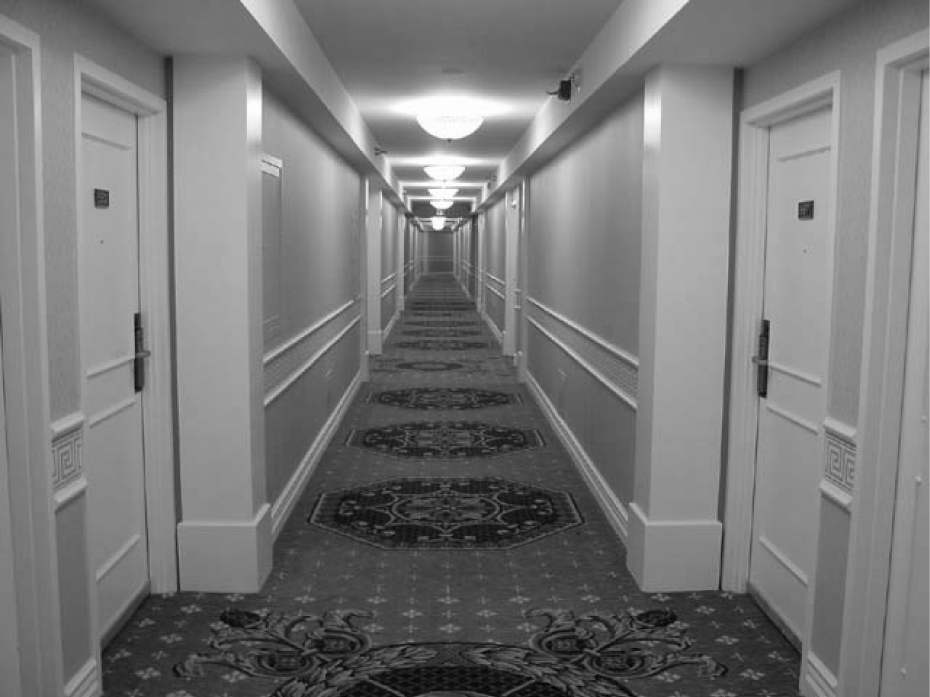
%> input picture ex3/corridor.png, 930 x 697 px
$ octave edge_2006.m   (GNU Octave 9; MATLAB toolbox functions it lacks are replaced by stand-ins)
%> lines starting %> are read from the running program, lines starting %| are printed output that depends on the picture
### ex3/houghradon.m
function [H,Xp]=houghradon(i,theta)

[H,Xp]=radon(i,theta);

### ex3/draw_lines.m
function [XX,YY] = draw_lines(L, X, Y, lt)

if nargin < 4
   lt = '-';
end
if nargin < 3
   if nargin < 2
      lt = '-';
   else
      lt = X;
   end
   V = axis;
   X = V(1:2); Y = V(3:4);

   hold on

end


i = find(abs(L(:,1)) < abs(L(:,2)));
j = find(abs(L(:,1)) >= abs(L(:,2)));

YY1 = -L(i,1)./L(i,2)*X + -L(i,3)./L(i,2)*ones(size(X));
XX1 = ones(length(i),1)*X;

XX2 = -L(j,2)./L(j,1)*Y + -L(j,3)./L(j,1)*ones(size(Y));
YY2 = ones(length(j),1)*Y;

XX = [XX1' XX2'];
YY = [YY1' YY2'];

[foo,k] = sort([i; j]);
plot(XX(:,k),YY(:,k),lt)

if nargin < 3
hold off
end

### ex3/edge_2006.m
% Hough accumulation

clear all
close all

% Start by making image

im=zeros(16);
im(1,1)=1;
im(5,5)=1;
im(8,8)=1;
im(1,16)=1;
im(16,1) = 1;
figure
imshow(im)

% The question is, are these point on a line?
% That is, is there a line y=ax+b that passes
% through these points for some values of
% a and b?

% Take every x,y coordinate from the given image and plug it into
% the equation b=-xa+y AS PARAMETERS. Then vary a over some
% predefined interval and take a look at the lines produced by this:
% y = ax + b

figure

% Point 1, x=1, y=1, b=-a+1

a=-5:5
b=-a+1
plot(a,b,'r')
hold on

% Point 2, x=5, y=5, b=-5a+5

a=-5:5
b=-5*a+5
plot(a,b,'g')

% Point 3, x=9, y=9, b=-9a+9

a=-5:5
b=-8*a+8
plot(a,b,'b')

% Point 4, x = 1, y = 16; b = -a + 16
a=-5:5
b=-a+16
plot(a,b,'k');

% Point 5 x = 16, y = 1; b = -16a + 1
a=-5:5
b=-16*a+1
plot(a,b,'y');

grid on
axis([-10 10 -20 20])
xlabel('a')
ylabel('b')
%> figure, not shown here; curve peaks at x = -5, y = 6; curve peaks at x = -5, y = 30, above the top of the axes


%% What could the accumulator matrix look like
acc=zeros(11,176);
figure

a=-5:5
b=-a+1
for x=1:length(a)
    acc(a(x)+6,b(x)+80)=acc(a(x)+6,b(x)+80)+1;
end
imshow(acc,[])
xlabel('b'),ylabel('a')

a=-5:5
b=-5*a+5
for x=1:length(a)

    acc(a(x)+6,b(x)+80)=acc(a(x)+6,b(x)+80)+1;
end
imshow(acc,[])
xlabel('b'),ylabel('a')

a=-5:5
b=-9*a+9
for x=1:length(a)
    acc(a(x)+6,b(x)+80)=acc(a(x)+6,b(x)+80)+1;
end
imshow(acc,[])
xlabel('b'),ylabel('a')

figure
mesh(acc)

%% Hough transform example 1

clear all
close all

i=zeros(11);
for j=3:9
  i(j,j)=1;
  i(j+3,j) = 1;
end

figure
colormap(gray(2))
imagesc(i);
grid on
set(gca,'xcolor','w')
set(gca,'ycolor','w')
axis image

theta=0:179;
[iH,Xp]=houghradon(i,theta);
figure
imagesc(theta,Xp,iH)
colormap(cool)
colorbar
xlabel('\theta (degrees)')
ylabel('\rho (pixels from center)')
grid on

%% Hough transform example 2

clear all
close all

i=zeros(11);
for j=3:9
  i(j,j)=1;
end

i(5,5)=0;
i(7,7)=0;

figure
colormap(gray(2))
imagesc(i);
grid on
set(gca,'xcolor','w')
set(gca,'ycolor','w')
axis image

theta=0:179;
[iH,Xp]=houghradon(i,theta);
figure
imagesc(theta,Xp,iH)
colormap(cool)
colorbar
xlabel('\theta (degrees)')
ylabel('\rho (pixels from center)')
grid on
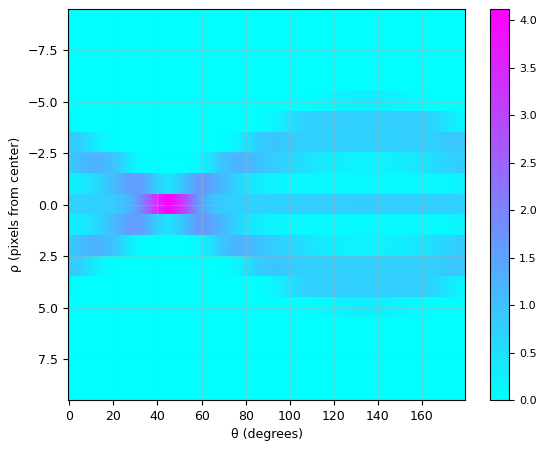
%> figure redrawn from the program's plot data

%% Hough transform example 3


clear all
close all

i=imread('corridor.png');
%> i is the input picture: size 697x930x3 uint8; min 1, max 255, mean 120.4
ig=double(rgb2gray(i));

figure
imshow(ig,[min(min(ig)) max(max(ig))])
%%
h1=fspecial('sobel');
h2=h1';
igh=imfilter(ig,h1);
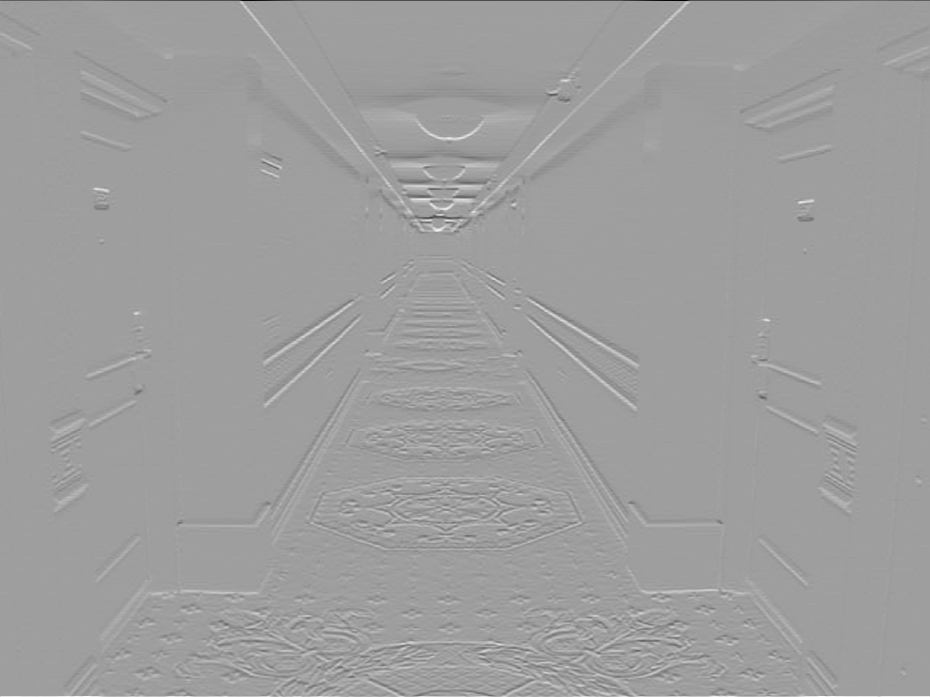
%> igh: size 697x930 double; min -930, max 568, mean 0.3; drawn with min black and max white
igv=imfilter(ig,h2);
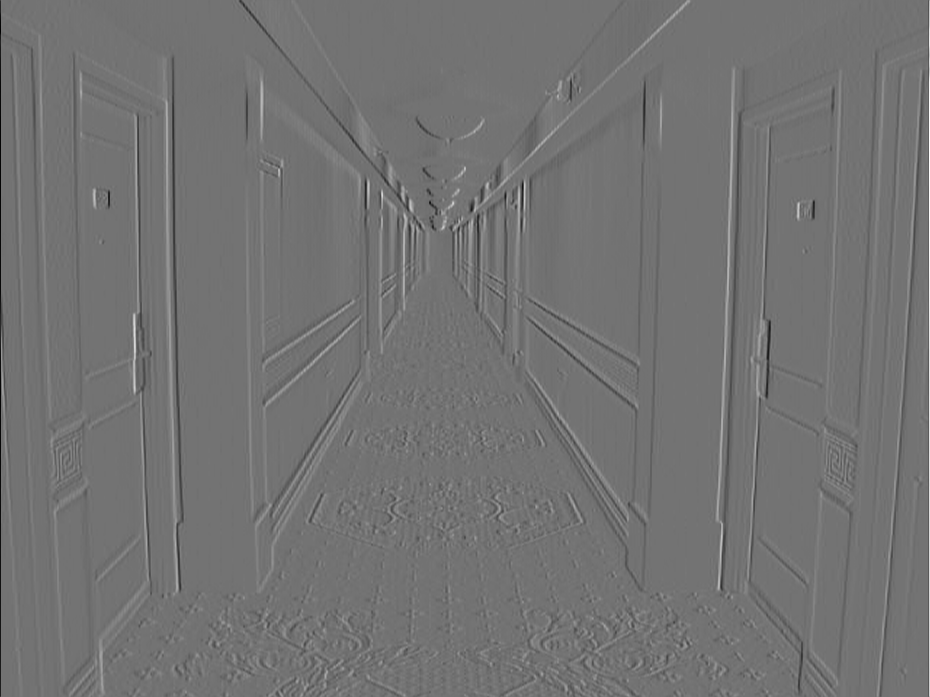
%> igv: size 697x930 double; min -588, max 715, mean -0.2; drawn with min black and max white
igs=abs(igh)+abs(igv);
imshow(igh,[min(min(igh)), max(max(igh))])
%%
imshow(igv,[min(min(igv)), max(max(igv))])
%%
figure
imshow(igs,[min(min(igs)) max(max(igs))])
%%
igsT=igs>170;
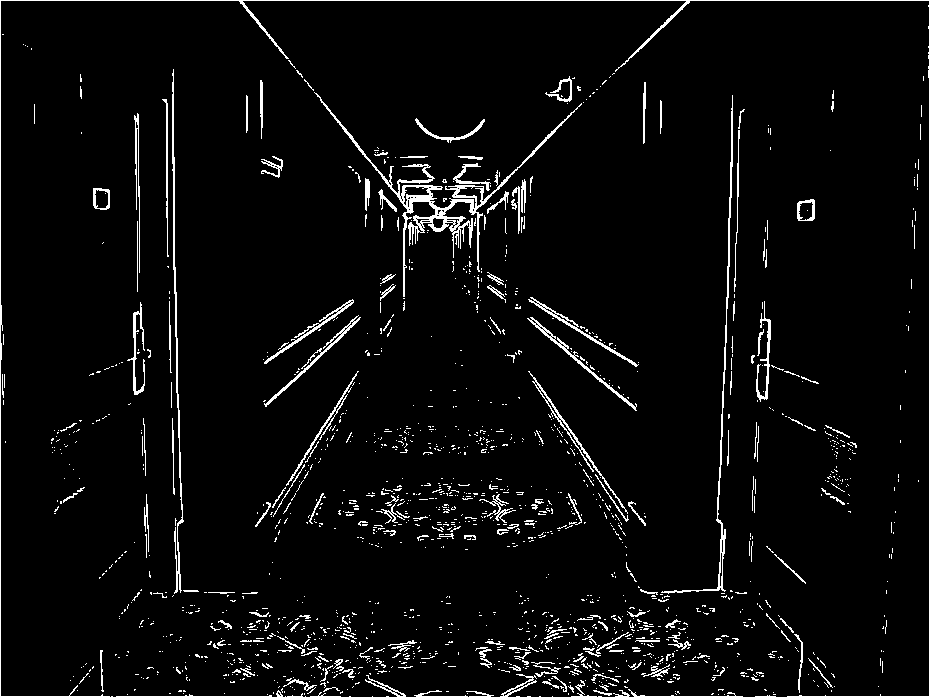
%> igsT: size 697x930 logical; 4.3% white in thin lines or dots
figure
imshow(igsT)

theta=0:179;
[igsH,Xp]=houghradon(igsT,theta);
%> in houghradon (call 3), `[H,Xp]=radon(i,theta);`:
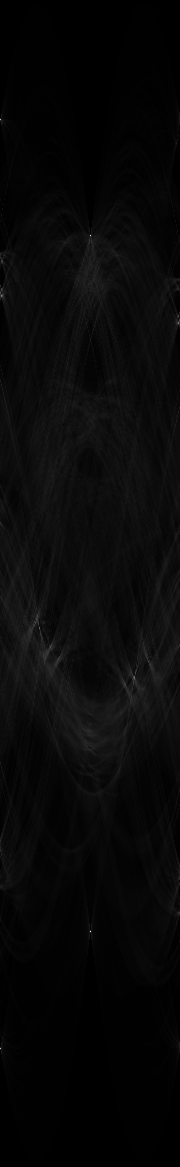
%> H: size 1167x180 double; min 0, max 698.8, mean 23.8; drawn with min black and max white
%> in houghradon (call 3), `[H,Xp]=radon(i,theta);`: Xp = 1167 values from -583 to 583
%> Xp = 1167 values from -583 to 583
figure
imagesc(theta,Xp,igsH)
colormap(hot)
colorbar
xlabel('\theta (degrees)')
ylabel('\rho (pixels from center)')
grid on

ind=find(igsH>100);
%> ind = 721 values from 120 to 209808
[dummy,index]=sort(-igsH(ind));
%> dummy = 721 values from -698.8 to -100; index = 721 values, max 721 at index 393, min 1 at index 3, mean 361
k=ind(index(1:20))
%> k = 20 values, max 209214 at index 20, min 120 at index 3, mean 84117.6
[r,c]=ind2sub(size(igsH),k);
%> r = 20 values, max 1049 at index 4, min 120 at index 3, mean 502.1; c = 20 values, max 180 at index 20, min 1 at index 3, mean 72.65

t=-theta(c)*pi/180;
%> t = 20 values, max 0 at index 3, min -3.12 at index 20, mean -1.25
rho=Xp(r);
%> rho = 20 values, max 465 at index 4, min -464 at index 3, mean -81.95

lines = [cos(t)' sin(t)' -rho];
%> lines = 20 rows, first 12: [6.12e-17 -1 -348; 6.12e-17 -1 348; 1 0 464; 1 0 -465; 1 -0.0175 288; -0.999 -0.0349 260; -0.695 -0.719 -94; -0.695 -0.719 -95; 1 -0.0175 287; -0.999 -0.0349 261; 0.777 -0.629 -45; 1 0 291]
cx = size(ig,2)/2-1;
%> cx = 464
cy = size(ig,1)/2-1;
%> cy = 347.5
lines(:,3) = lines(:,3) - lines(:,1)*cx - lines(:,2)*cy;

figure
imshow(igs,[min(min(igs)) max(max(igs))])
draw_lines(lines);
%> in draw_lines, `i = find(abs(L(:,1)) < abs(L(:,2)));`: i = [1; 2; 7; 8; 15; 16; 18; 19]
%> in draw_lines, `j = find(abs(L(:,1)) >= abs(L(:,2)));`: j = [3; 4; 5; 6; 9; 10; 11; 12; 13; 14; 17; 20]
%> in draw_lines, `XX = [XX1' XX2'];`: XX = 20 columns, first 8: [0.5 0.5 0.5 0.5 0.5 0.5 0.5 0.5; 930.5 930.5 930.5 930.5 930.5 930.5 930.5 930.5]
%> in draw_lines, `YY = [YY1' YY2'];`: YY = 20 columns, first 8: [-0.5 695.5 664.4 663 665.8 -123.7 651.2 -125; -0.5 695.5 -233.7 -235.1 -232.3 656.7 -216 655.4]
%> in draw_lines, `[foo,k] = sort([i; j]);`: foo = 20 values from 1 to 20; k = 20 values, max 20 at index 20, min 1 at index 1, mean 10.5
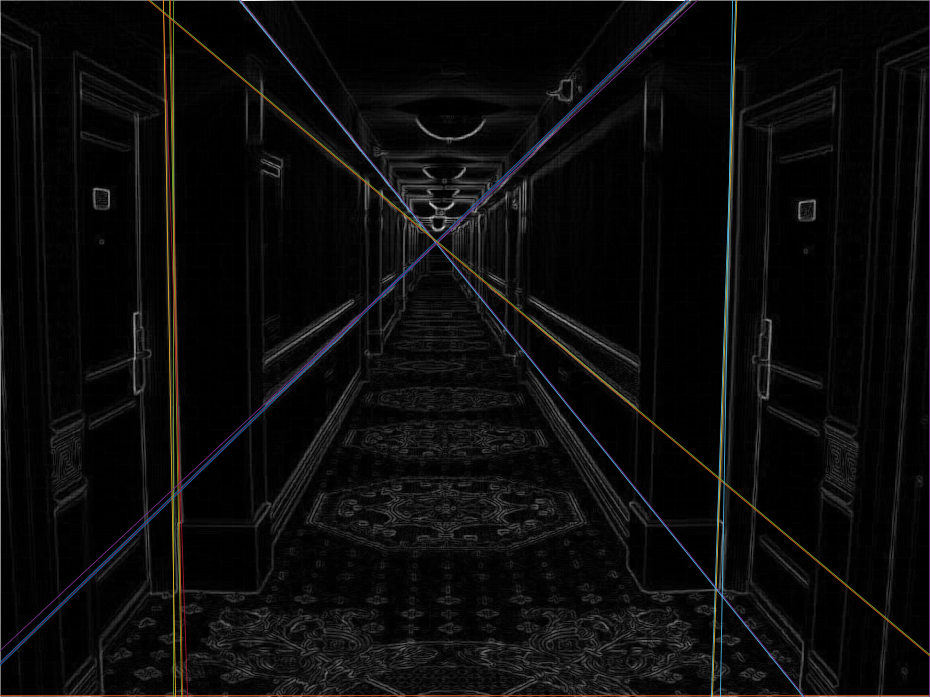
%> figure redrawn from the program's plot data

figure
s=surf(igsH)
set(s,'edgecolor','none')
shading interp
lighting phong
camlight right
set(gcf,'color','k')
set(gca,'color','k')
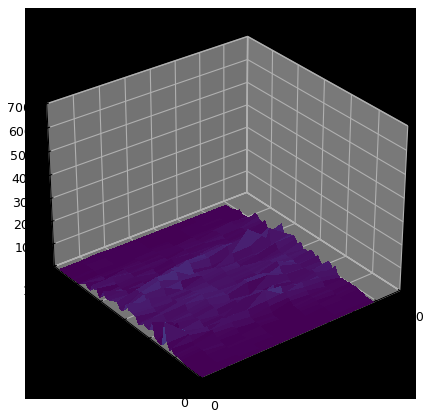
%> figure redrawn from the program's plot data
